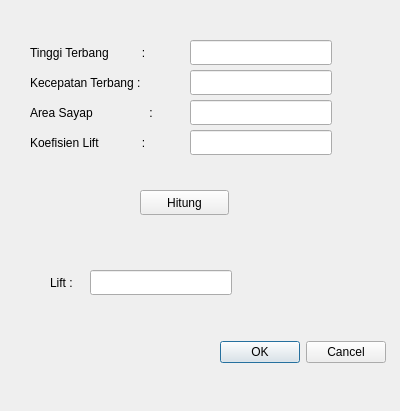
<?xml version="1.0" encoding="UTF-8"?>
<ui version="4.0">
 <class>PerhitunganAngkatPesawat</class>
 <widget class="QDialog" name="PerhitunganAngkatPesawat">
  <property name="geometry">
   <rect>
    <x>0</x>
    <y>0</y>
    <width>400</width>
    <height>411</height>
   </rect>
  </property>
  <property name="windowTitle">
   <string>Dialog</string>
  </property>
  <widget class="QLineEdit" name="tinggiTerbang">
   <property name="geometry">
    <rect>
     <x>190</x>
     <y>40</y>
     <width>142</width>
     <height>25</height>
    </rect>
   </property>
   <property name="text">
    <string/>
   </property>
  </widget>
  <widget class="QLineEdit" name="kecTerbang">
   <property name="geometry">
    <rect>
     <x>190</x>
     <y>70</y>
     <width>142</width>
     <height>25</height>
    </rect>
   </property>
   <property name="text">
    <string/>
   </property>
  </widget>
  <widget class="QLineEdit" name="areaSayap">
   <property name="geometry">
    <rect>
     <x>190</x>
     <y>100</y>
     <width>142</width>
     <height>25</height>
    </rect>
   </property>
   <property name="text">
    <string/>
   </property>
  </widget>
  <widget class="QLabel" name="label_5">
   <property name="geometry">
    <rect>
     <x>30</x>
     <y>130</y>
     <width>151</width>
     <height>25</height>
    </rect>
   </property>
   <property name="text">
    <string>Koefisien Lift             :</string>
   </property>
  </widget>
  <widget class="QLineEdit" name="kofLift">
   <property name="geometry">
    <rect>
     <x>190</x>
     <y>130</y>
     <width>142</width>
     <height>25</height>
    </rect>
   </property>
   <property name="text">
    <string/>
   </property>
  </widget>
  <widget class="QLabel" name="label_4">
   <property name="geometry">
    <rect>
     <x>30</x>
     <y>100</y>
     <width>151</width>
     <height>25</height>
    </rect>
   </property>
   <property name="text">
    <string>Area Sayap                 :</string>
   </property>
  </widget>
  <widget class="QLabel" name="label_3">
   <property name="geometry">
    <rect>
     <x>30</x>
     <y>70</y>
     <width>151</width>
     <height>25</height>
    </rect>
   </property>
   <property name="text">
    <string>Kecepatan Terbang :</string>
   </property>
  </widget>
  <widget class="QPushButton" name="hitung">
   <property name="geometry">
    <rect>
     <x>140</x>
     <y>190</y>
     <width>89</width>
     <height>25</height>
    </rect>
   </property>
   <property name="text">
    <string>Hitung</string>
   </property>
  </widget>
  <widget class="QLabel" name="label_2">
   <property name="geometry">
    <rect>
     <x>30</x>
     <y>40</y>
     <width>151</width>
     <height>25</height>
    </rect>
   </property>
   <property name="text">
    <string>Tinggi Terbang          : </string>
   </property>
  </widget>
  <widget class="QLineEdit" name="lift">
   <property name="geometry">
    <rect>
     <x>90</x>
     <y>270</y>
     <width>142</width>
     <height>25</height>
    </rect>
   </property>
   <property name="text">
    <string/>
   </property>
  </widget>
  <widget class="QDialogButtonBox" name="buttonBox">
   <property name="geometry">
    <rect>
     <x>220</x>
     <y>340</y>
     <width>166</width>
     <height>25</height>
    </rect>
   </property>
   <property name="standardButtons">
    <set>QDialogButtonBox::Cancel|QDialogButtonBox::Ok</set>
   </property>
  </widget>
  <widget class="QLabel" name="labelLift">
   <property name="geometry">
    <rect>
     <x>50</x>
     <y>270</y>
     <width>161</width>
     <height>25</height>
    </rect>
   </property>
   <property name="text">
    <string>Lift :</string>
   </property>
  </widget>
 </widget>
 <resources/>
 <connections/>
</ui>
